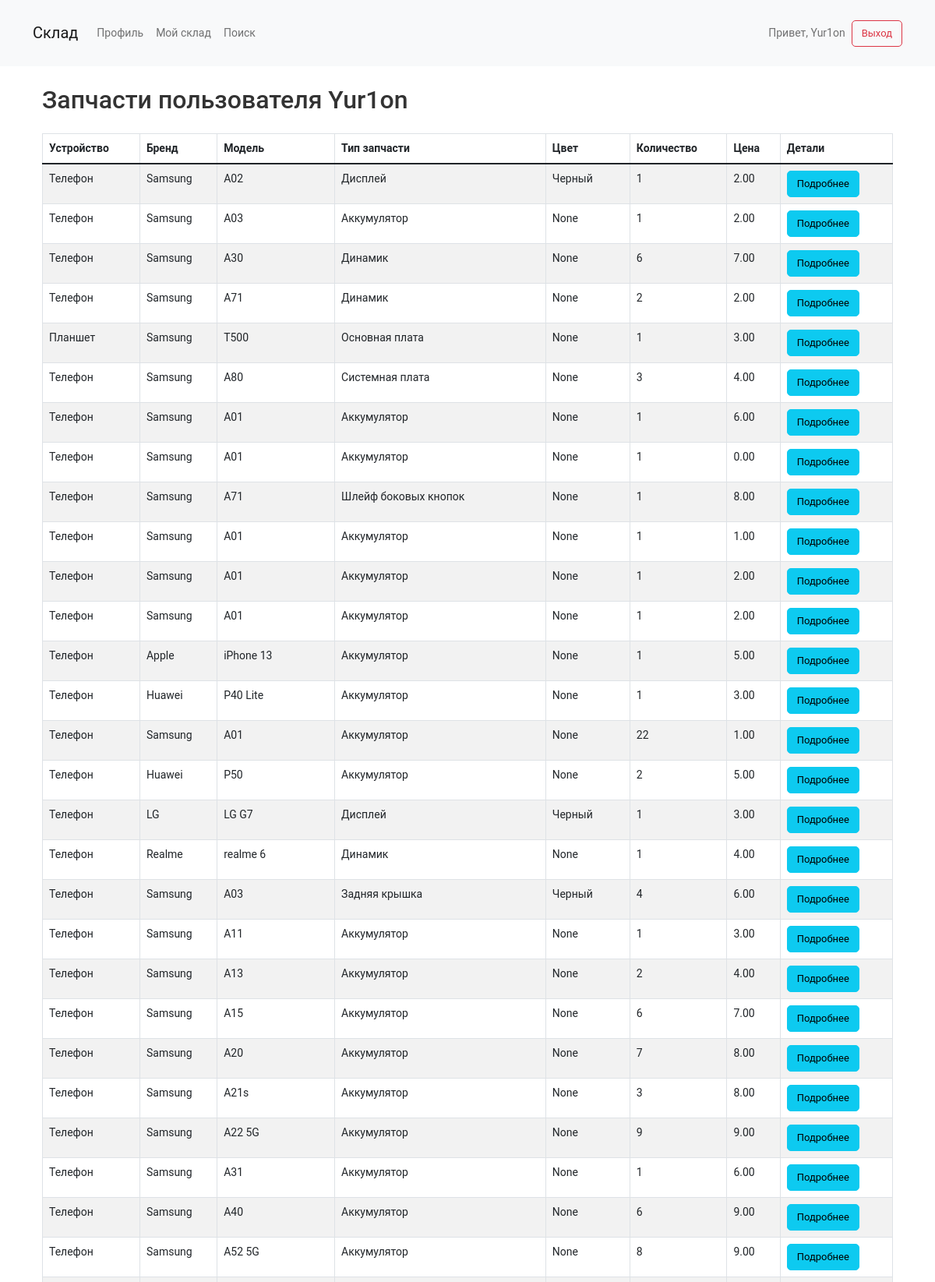
/user/1/parts/ (signed in, upper part), run on the app's committed database.
### warehouse/models.py (models this page shows, shortened)
class Part(models.Model):
    user = models.ForeignKey(User, on_delete=models.CASCADE)
    device = models.CharField(max_length=100)
    brand = models.CharField(max_length=100)
    model = models.CharField(max_length=100)
    part_type = models.CharField(max_length=100)
    condition = models.CharField(max_length=50, blank=True, null=True)  # Новое поле для состояния
    color = models.CharField(max_length=50, blank=True, null=True)
    quantity = models.IntegerField()
    price = models.DecimalField(max_digits=10, decimal_places=2)
    note = models.TextField(blank=True, null=True)
    created_at = models.DateTimeField(auto_now_add=True)

### warehouse/views.py (the view)
# urls.py: path('user/<int:user_id>/parts/', views.user_parts, name='user_parts'),
@login_required
def user_parts(request, user_id):
    user = get_object_or_404(User, id=user_id)
    parts = Part.objects.filter(user=user)  # Получаем все запчасти этого пользователя
    return render(request, 'warehouse/user_parts.html', {
        'user': user,
        'parts': parts
    })

### warehouse/context_processors.py (called while the page is built)
def counts(request):
    return {
        'part_count': Part.objects.count(),
        'user_count': User.objects.count(),
    }

### warehouse/templates/warehouse/user_parts.html (shortened to what this page needs)
{% extends 'warehouse/base.html' %}
{% block content %}
<div class="container mt-4">
    <h2 class="mb-4">Запчасти пользователя {{ user.username }}</h2>
    {% if parts %}
        <table class="table table-bordered table-striped">
            <thead class="thead-light">
                <tr>
                    <th>Устройство</th>
                    <th>Бренд</th>
                    <th>Модель</th>
                    <th>Тип запчасти</th>
                    <th>Цвет</th>
                    <th>Количество</th>
                    <th>Цена</th>
                    <th>Детали</th>
                </tr>
            </thead>
            <tbody>
                {% for part in parts %}
                    <tr>
                        <td>{{ part.device }}</td>
                        <td>{{ part.brand }}</td>
                        <td>{{ part.model }}</td>
                        <td>{{ part.part_type }}</td>
                        <td>{{ part.color }}</td>
                        <td>{{ part.quantity }}</td>
                        <td>{{ part.price }}</td>
                        <td><a href="{% url 'part_detail' part.id %}" class="btn btn-info btn-sm">Подробнее</a></td>
                    </tr>
                {% endfor %}
            </tbody>
        </table>
    {% else %}
        <p>У пользователя нет добавленных запчастей.</p>
    {% endif %}
</div>
{% endblock %}

### warehouse/templates/warehouse/base.html (shortened to what this page needs)
<!DOCTYPE html>
<html lang="ru">
<head>
    {% load static %}
    <link href="https://cdn.jsdelivr.net/npm/bootstrap@5.1.3/dist/css/bootstrap.min.css" rel="stylesheet">
    <link rel="stylesheet" href="https://cdnjs.cloudflare.com/ajax/libs/font-awesome/6.0.0-beta3/css/all.min.css">
    <link rel="stylesheet" href="{% static 'css/styles.css' %}">
</head>
<body>
    <header class="header bg-light py-3 mb-4">
        <div class="container">
            <nav class="navbar navbar-expand-lg navbar-light">
                <a class="navbar-brand" href="{% url 'home' %}">Склад</a>
                <div class="collapse navbar-collapse" id="navbarNav">
                    <ul class="navbar-nav me-auto">
                        {% if user.is_authenticated %}
                            <li class="nav-item"><a class="nav-link" href="{% url 'profile' %}">Профиль</a></li>
                            <li class="nav-item"><a class="nav-link" href="{% url 'warehouse' %}">Мой склад</a></li>
                        {% endif %}
                        <li class="nav-item"><a class="nav-link" href="{% url 'search' %}">Поиск</a></li>
                    </ul>
                    {% if user.is_authenticated %}
                        <span class="navbar-text ms-3">Привет, {{ user.username }}</span>
                        <a class="btn btn-outline-danger ms-2" href="{% url 'logout' %}">Выход</a>
                    {% else %}
                        <a class="btn btn-outline-primary ms-2" href="{% url 'login' %}">Вход</a>
                        <a class="btn btn-outline-secondary ms-2" href="{% url 'register' %}">Регистрация</a>
                    {% endif %}
                </div>
            </nav>
        </div>
    </header>
    <div class="container mt-4">
        {% block content %}{% endblock %}
    </div>
</body>
</html>

### static/css/styles.css (style rules this page uses)
body { margin: 0; padding: 0; color: #333; font-family: 'Roboto', sans-serif; font-size: 14px; line-height: 21px; position: relative; }
.btn { padding: 6px 12px; font-size: 13px; line-height: 20px; border-radius: 5px; text-align: center; display: inline-block; cursor: pointer; }

### data on the page
Part: device "Телефон", brand "Samsung", model "A02", part_type "Дисплей", color "Черный", quantity "1", price "2.00"
Part: device "Телефон", brand "Samsung", model "A03", part_type "Аккумулятор", color "None", quantity "1", price "2.00"
Part: device "Телефон", brand "Samsung", model "A30", part_type "Динамик", color "None", quantity "6", price "7.00"
Part: device "Телефон", brand "Samsung", model "A71", part_type "Динамик", color "None", quantity "2", price "2.00"
Part: device "Планшет", brand "Samsung", model "T500", part_type "Основная плата", color "None", quantity "1", price "3.00"
Part: device "Телефон", brand "Samsung", model "A80", part_type "Системная плата", color "None", quantity "3", price "4.00"
Part: device "Телефон", brand "Samsung", model "A01", part_type "Аккумулятор", color "None", quantity "1", price "6.00"
Part: device "Телефон", brand "Samsung", model "A01", part_type "Аккумулятор", color "None", quantity "1", price "0.00"
Part: device "Телефон", brand "Samsung", model "A71", part_type "Шлейф боковых кнопок", color "None", quantity "1", price "8.00"
Part: device "Телефон", brand "Samsung", model "A01", part_type "Аккумулятор", color "None", quantity "1", price "1.00"
Part: device "Телефон", brand "Samsung", model "A01", part_type "Аккумулятор", color "None", quantity "1", price "2.00"
Part: device "Телефон", brand "Samsung", model "A01", part_type "Аккумулятор", color "None", quantity "1", price "2.00"
Part: device "Телефон", brand "Apple", model "iPhone 13", part_type "Аккумулятор", color "None", quantity "1", price "5.00"
Part: device "Телефон", brand "Huawei", model "P40 Lite", part_type "Аккумулятор", color "None", quantity "1", price "3.00"
Part: device "Телефон", brand "Samsung", model "A01", part_type "Аккумулятор", color "None", quantity "22", price "1.00"
Part: device "Телефон", brand "Huawei", model "P50", part_type "Аккумулятор", color "None", quantity "2", price "5.00"
Part: device "Телефон", brand "LG", model "LG G7", part_type "Дисплей", color "Черный", quantity "1", price "3.00"
Part: device "Телефон", brand "Realme", model "realme 6", part_type "Динамик", color "None", quantity "1", price "4.00"
Part: device "Телефон", brand "Samsung", model "A03", part_type "Задняя крышка", color "Черный", quantity "4", price "6.00"
Part: device "Телефон", brand "Samsung", model "A11", part_type "Аккумулятор", color "None", quantity "1", price "3.00"
Part: device "Телефон", brand "Samsung", model "A13", part_type "Аккумулятор", color "None", quantity "2", price "4.00"
Part: device "Телефон", brand "Samsung", model "A15", part_type "Аккумулятор", color "None", quantity "6", price "7.00"
Part: device "Телефон", brand "Samsung", model "A20", part_type "Аккумулятор", color "None", quantity "7", price "8.00"
Part: device "Телефон", brand "Samsung", model "A21s", part_type "Аккумулятор", color "None", quantity "3", price "8.00"
Part: device "Телефон", brand "Samsung", model "A22 5G", part_type "Аккумулятор", color "None", quantity "9", price "9.00"
Part: device "Телефон", brand "Samsung", model "A31", part_type "Аккумулятор", color "None", quantity "1", price "6.00"
Part: device "Телефон", brand "Samsung", model "A40", part_type "Аккумулятор", color "None", quantity "6", price "9.00"
Part: device "Телефон", brand "Samsung", model "A52 5G", part_type "Аккумулятор", color "None", quantity "8", price "9.00"

### other printed values
{{ user.username }} "Yur1on"
